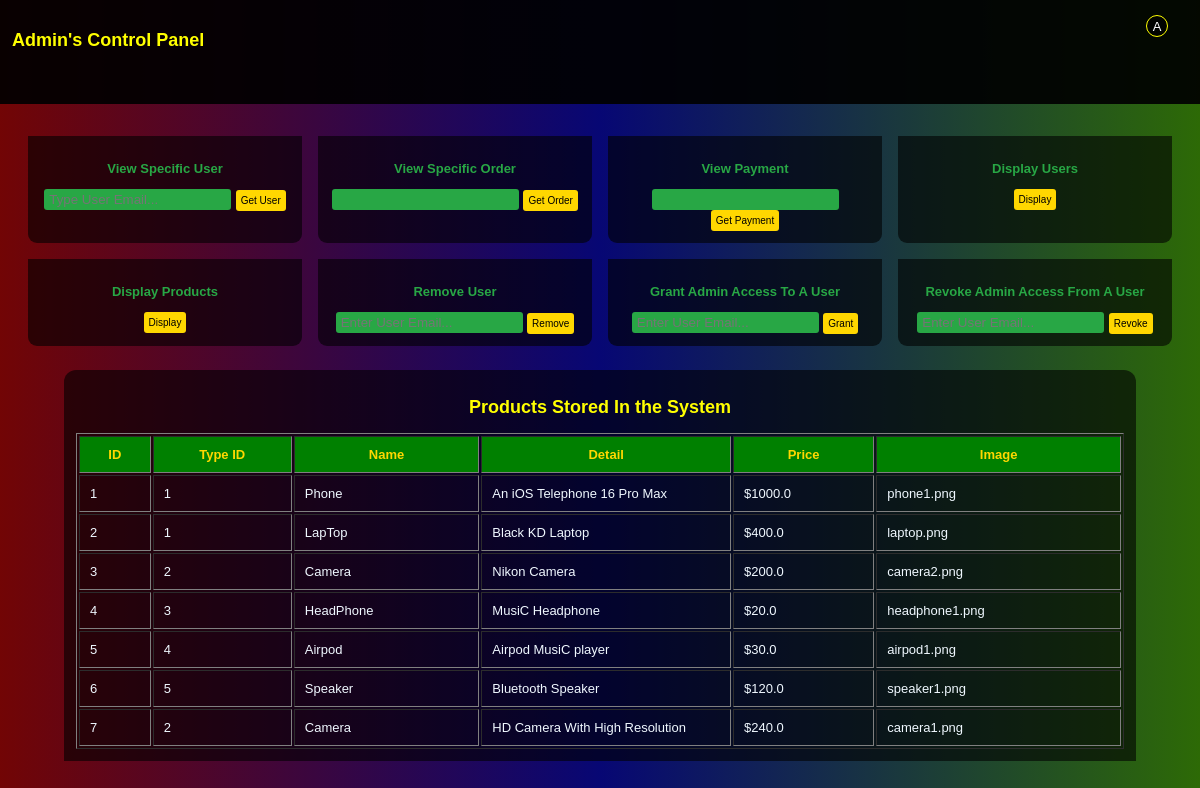
/admin/display/products (signed in), run on the app's committed database.
### tables this page shows
CREATE TABLE product(
        id integer primary key autoincrement,
        type_id integer  not null,
        name text not null,
        detail text not null,
        price real not null,
        image text not null,
        foreign key (type_id) references product_type(id)
    );

### app.py (the view)
@app.route("/admin/display/products/", methods=["GET","POST"])
@app.route("/admin/display/products", methods=["GET", "POST"])
def get_products():
    if "user_id" in session and session.get("user_role") == "Admin":
        conn = get_database()
        cursor = conn.cursor()
        cursor.execute("SELECT *  FROM product")
        products = cursor.fetchall()
        conn.close()
        view_product="Products Stored In the System"
        if products:
            return render_template("admin.html", logged_in=True, products=products, view_product=view_product, letter=session["user_name"][0].upper(), name = session["user_name"],role=session["user_role"])
        else:
            flash("No Products Stored", "warning")
            return redirect(url_for("admin"))
    else:
        return redirect(url_for("admin_login"))

### app.py (called while the page is built)
def get_database():
    conn = sqlite3.connect("app.db")
    conn.row_factory = sqlite3.Row
    conn.execute("PRAGMA foreign_keys = ON;")
    return conn

### templates/admin.html (shortened to what this page needs)
<!DOCTYPE html>
<html lang="en">
<head>
    <link rel="stylesheet" href="{{url_for('static', filename='style.css')}}">
</head>
<body id="admin_page">
    <section class="admin_panel">
        <section class="admin_header">
            <h1>Admin's Control Panel</h1>
            <div class="nav">
                <div class="profile">
                    {% if logged_in %}
                    <div class="circle" id="circle" style="background-color: rgb(0,0,0,0.6); border: 1px solid yellow;">
                        <p>{{letter}}</p>
                    </div>
                    {% endif %}
                </div>
        </section>
        <section class="control">
            <div class="box" id="search_user">
                <h1>View Specific User</h1>
                <form action="/admin/user" method="POST">
                    <input type="search" name="email" placeholder="Type User Email..." required>
                    <button>Get User</button>
                </form>
            </div>
            <div class="box" id="view_order">
                <h1>View Specific Order</h1>
                <form action="/view_order" method="post">
                    <input type="search" name="view_order" required>
                    <button>Get Order</button>
                </form>
            </div>
            <div class="box" id="payements">
                <h1>View Payment</h1>
                <form action="/view_payment" method="post">
                    <input type="search" name="view_payment" required>
                    <button>Get Payment</button>
                </form>
            </div>
            <div class="box" id="all_users">
                <h1>Display Users</h1>
                <form action="/admin/display/users" method="post">
                    <button>Display</button>
                </form>
            </div>
            <div class="box" id="all_products">
                <h1>Display Products</h1>
                <form action="/admin/display/products" method="post">
                    <button>Display</button>
                </form>
            </div>
            <div class="box">
                <h1>Remove User</h1>
                <form action="/admin/remove/user" method="post">
                    <input type="email" name="email" id="" required placeholder="Enter User Email...">
                    <button>Remove</button>
                </form>
            </div>
            <div class="box">
                <h1>Grant Admin Access To A User</h1>
                <form action="/admin/grant/admin/access" method="post">
                    <input type="email" name="email" id="" required placeholder="Enter User Email...">
                    <button>Grant</button>
                </form>
            </div>
            <div class="box">
                <h1>Revoke Admin Access From A User</h1>
                <form action="/admin/revoke/admin/access" method="post">
                    <input type="email" name="email" id="" required placeholder="Enter User Email...">
                    <button>Revoke</button>
                </form>
            </div>
        </section>
                {% if products %}
                <div class="admin_table">
                    <h1>{{view_product}}</h1>
                    <table border="1" cellpadding="10">
                        <tr>
                            <th>ID</th>
                            <th>Type ID</th>
                            <th>Name</th>
                            <th>Detail</th>
                            <th>Price</th>
                            <th>Image</th>
                        </tr>
                        {% for product in products %}
                        <tr>
                            <td>{{ product.id }}</td>
                            <td>{{ product.type_id }}</td>
                            <td>{{ product.name }}</td>
                            <td>{{ product.detail }}</td>
                            <td>${{ product.price }}</td>
                            <td>{{ product.image }}</td>
                        </tr>
                        {% endfor %}
                    </table>
                    {% endif %}
                    </div>
    </section>
</body>
</html>

### static/style.css (style rules this page uses)
body { margin: 0; padding: 0; font-weight: lighter; font-family: Arial, Helvetica, sans-serif; }
h1 { font-size: small; }
.header .nav .profile .circle, .admin_header .nav .profile .circle { position: absolute; right: 2rem; top: 15px; width: 20px; height: 20px; border-radius: 50%; display: flex; justify-content: center; align-items: center; }
.header .nav .profile .circle p, .admin_header .nav .profile .circle p { color: white; font-size: small; position: relative; }
input, button { border: none; outline: none; padding: 3px; border-radius: 3px; }
#admin_page { background: linear-gradient(90deg, rgb(114, 5, 5), rgb(7, 7, 116), rgb(45, 106, 6)); }
.admin_header { height: 10vh; padding: 12px; position: sticky; top: 0; background-color: rgba(0, 0, 0, 0.922); }
.admin_header h1 { color: yellow; font-size: large; }
.control { padding-top: 2rem; display: flex; justify-content: center; gap: 1rem; margin: 0 auto; flex-wrap: wrap; }
.control .box { width: auto; padding: 12px; background-color: rgba(0, 0, 0, 0.6); border-radius: 0 0 9px 9px; width: 250px; text-align: center; }
.control .box h1 { color: #28a745; }
#admin_page button { border: none; background-color: gold; padding: 5px 5px; font-size: x-small; }
.control .box input { border: none; background-color: #28a745; padding: 3px 5px; outline: none; color: white; }
.admin_table { justify-content: center; display: flex; flex-direction: column; border-radius: 12px 12px 0 0; padding: 12px; margin: 24px 64px; color: aliceblue; text-align: center; background-color: rgb(0, 0, 0, 0.6); }
.admin_table h1 { color: yellow; font-size: large; }
.admin_table table th { background-color: green; color: gold; font-size: small; }
.admin_table table td { font-size: small; text-align: left; color: aliceblue; max-width: 100px; }

### data on the page
product: id "1", type_id "1", name "Phone", detail "An iOS Telephone 16 Pro Max", price "1000.0", image "phone1.png"
product: id "2", type_id "1", name "LapTop", detail "Black KD Laptop", price "400.0", image "laptop.png"
product: id "3", type_id "2", name "Camera", detail "Nikon Camera", price "200.0", image "camera2.png"
product: id "4", type_id "3", name "HeadPhone", detail "MusiC Headphone", price "20.0", image "headphone1.png"
product: id "5", type_id "4", name "Airpod", detail "Airpod MusiC player", price "30.0", image "airpod1.png"
product: id "6", type_id "5", name "Speaker", detail "Bluetooth Speaker", price "120.0", image "speaker1.png"
product: id "7", type_id "2", name "Camera", detail "HD Camera With High Resolution", price "240.0", image "camera1.png"

### other printed values
{{ letter }} "A"
{{ view_product }} "Products Stored In the System"
